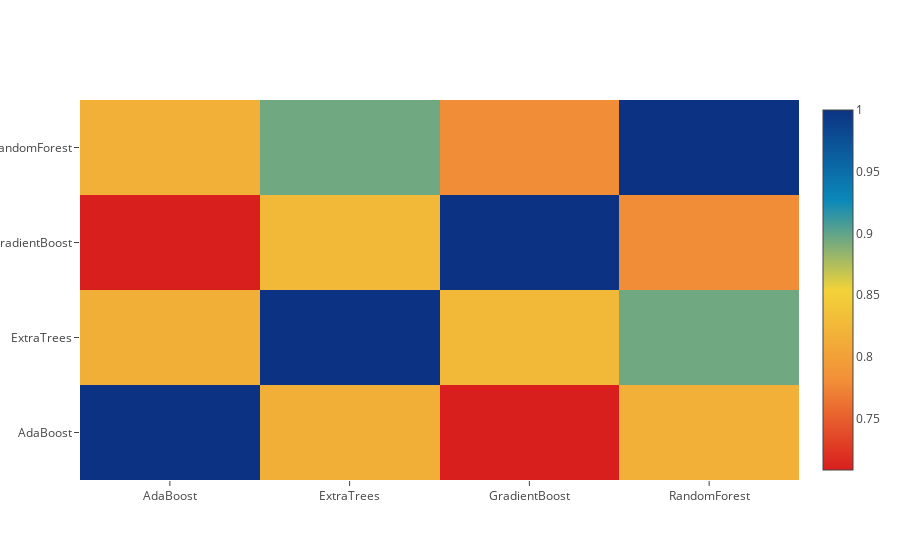

Write notebook code for a chart like this one.
### Code cell
data = [
    go.Heatmap(
        z= base_predictions_train.astype(float).corr().values ,
        x=base_predictions_train.columns.values,
        y= base_predictions_train.columns.values,
          colorscale='Portland',
            showscale=True,
            reversescale = True
    )
]
py.iplot(data, filename='labelled-heatmap')

### Figure 1 — Plotly figure (JSON) as saved in the notebook; plotly's stock layout.template omitted (floating-point values rounded to 4 significant figures)
{"data": [{"colorscale": "Portland", "reversescale": true, "showscale": true, "type": "heatmap", "x": ["AdaBoost", "ExtraTrees", "GradientBoost", "RandomForest"], "y": ["AdaBoost", "ExtraTrees", "GradientBoost", "RandomForest"], "z": [[1, 0.8154, 0.7084, 0.8166], [0.8154, 1, 0.8268, 0.8952], [0.7084, 0.8268, 1, 0.7794], [0.8166, 0.8952, 0.7794, 1]]}], "layout": {}}
